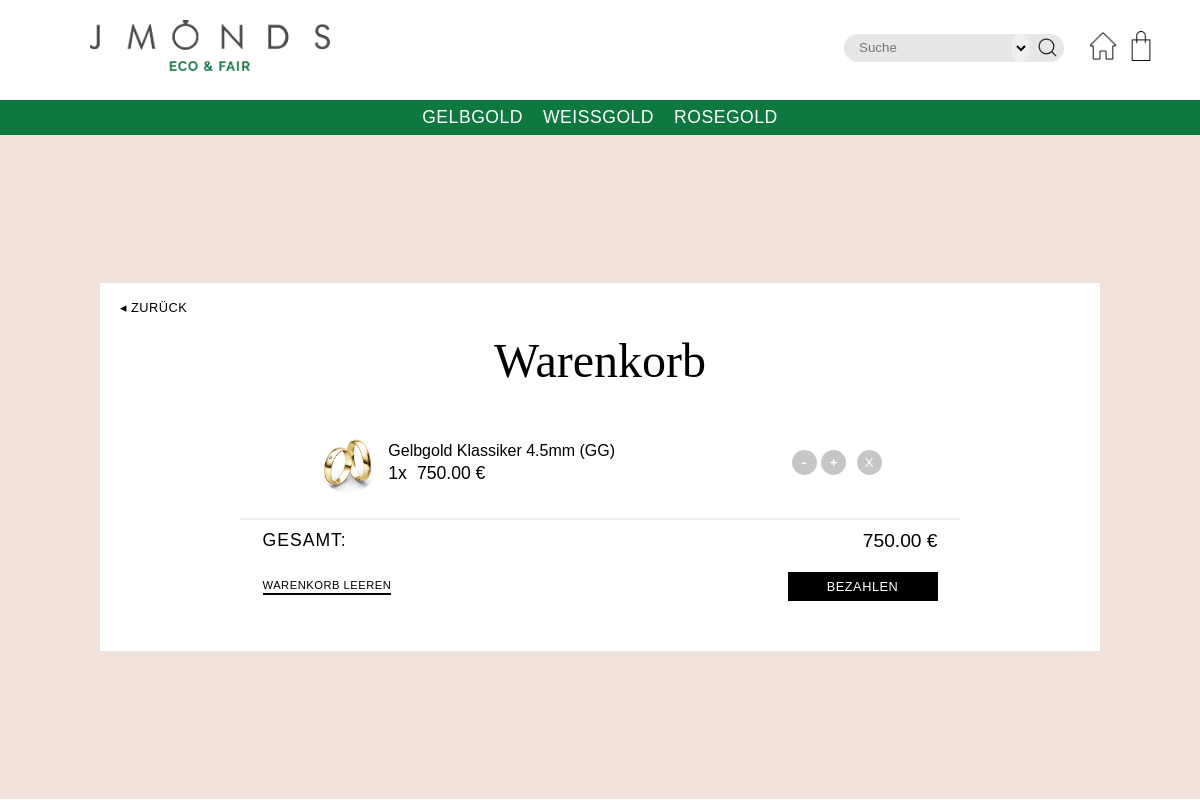
The page /cart/show/ (signed in) on the database as committed earlier.
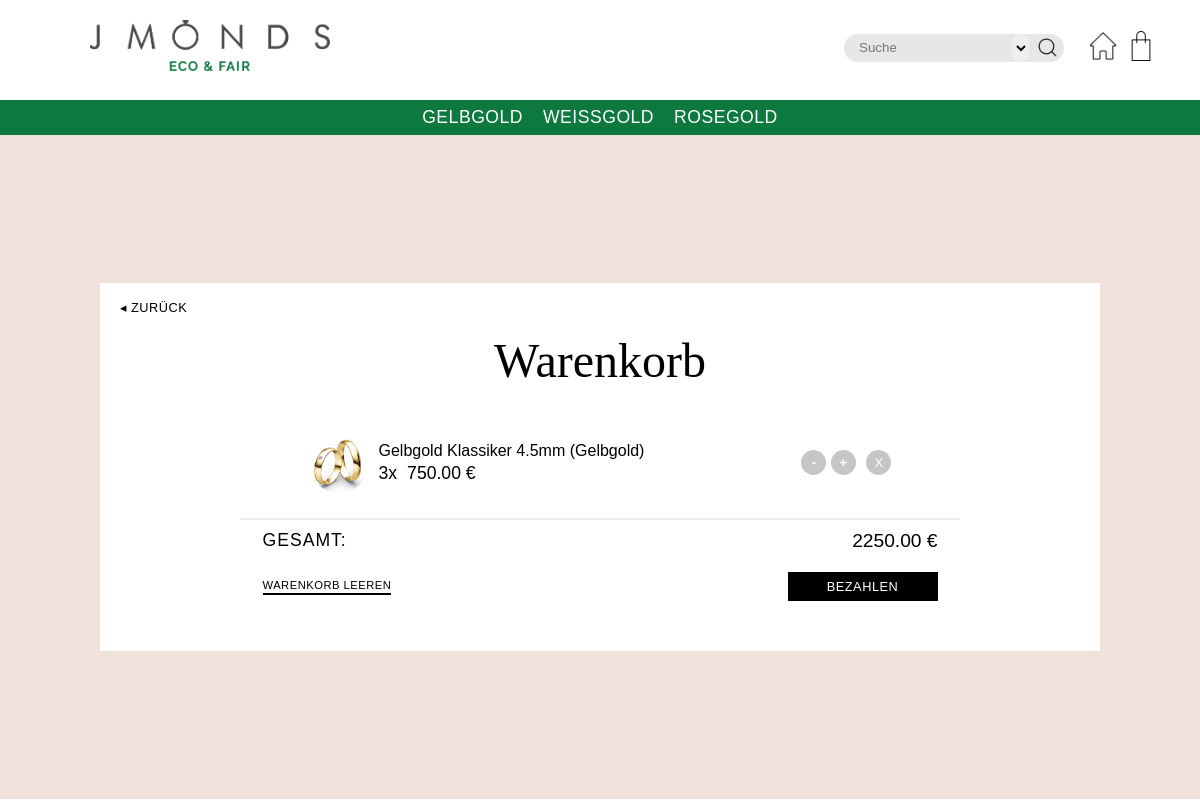
The same page on the database as committed later.
### Cart/models.py (models this page shows)
class CartItem(models.Model):
    product_id = models.IntegerField()
    product_name = models.CharField(max_length=1000)
    product_img_url = models.CharField(max_length=1000)
    price = models.DecimalField(decimal_places=2, max_digits=10)
    quantity = models.IntegerField(default=1)
    cart = models.ForeignKey(Cart, on_delete=models.CASCADE)

### Cart/views.py (the view)
# urls.py: path('show/', views.show_cart, name="cart-show"),
def show_cart(request):
    if request.method == 'POST':
        if request.POST.__contains__('search_input'):
            return search_script(request)
        if 'empty' in request.POST:
            if request.user.id is not None:
                Cart.objects.get(user_elem=request.user).delete()
            else:
                Cart.objects.get(user_ip=get_client_ip(request), user_elem=None).delete()
            context = {
                'cart_is_empty': True,
                'cart_items': None,
                'amount': 0.0
            }
            return render(request, 'cart.html', context)
        elif 'pay' in request.POST:
            return redirect('cart-pay')
        elif 'change_quantity_add' in request.POST:
            return change_quantity(request, True)
        elif 'change_quantity_rem' in request.POST:
            return change_quantity(request, False)
        elif 'remove_item' in request.POST:
            if request.user.id is not None:
                cart = Cart.objects.get(user_elem=request.user)
            else:
                cart = Cart.objects.get(user_ip=get_client_ip(request), user_elem=None)
            CartItem.objects.get(cart=cart, product_id=request.POST.get('remove_item')).delete()
            return redirect('cart-show')
    else:
        cart_is_empty = True
        cart_items = None
        total = Decimal(0.0)
        user_ip = get_client_ip(request)
        if request.user.id is None:
            carts = Cart.objects.filter(user_ip=user_ip, user_elem=None)
        else:
            cart_merge(request)
            carts = Cart.objects.filter(user_elem=request.user)
        if carts:
            cart = carts.first()
            cart_is_empty = len(CartItem.objects.filter(cart=cart)) <= 0
            cart_items = CartItem.objects.filter(cart=cart)
            total = cart.get_total()
        context = {
            'cart_is_empty': cart_is_empty,
            'cart_items': cart_items,
            'total': total
        }
        return render(request, 'cart.html', context)

### Cart/models.py (called while the page is built)
    def get_total(self):
        total = Decimal(0.0)
        cart_items = CartItem.objects.filter(cart=self)
        for elem in cart_items:
            total += elem.price * elem.quantity
        return total

### Cart/views.py (called while the page is built, shortened)
def cart_merge(request):
    if request.user.id is None:
        return
    account_cart = Cart.objects.filter(user_elem=request.user).first()
    ip_cart = Cart.objects.filter(user_ip=get_client_ip(request), user_elem=None).first()
    if account_cart is None and ip_cart is not None:
        account_cart = Cart.objects.create(user_elem=request.user, user_ip=get_client_ip(request))

### static/script/utility.py (called while the page is built)
def get_client_ip(request):
    x_forwarded_for = request.META.get('HTTP_X_FORWARDED_FOR')
    if x_forwarded_for:
        ip = x_forwarded_for.split(',')[0]
    else:
        ip = request.META.get('REMOTE_ADDR')
    return ip

### Cart/templates/cart.html (shortened to what this page needs)
{% extends 'base.html' %}
{% load static %}
{% block bodyContent %}
    <div id="mm-page">
        <div class="mm-page__inner-wrapper cart-page">
            <a class="tertiary-btn back-btn" href="{% url 'landing-page' %}">&#9666; Zurück</a>
            <h2>Warenkorb</h2>
            {% if cart_is_empty %}
                <p class="empty-cart-text">Ihr Warenkorb ist zurzeit leer.</p>
                <a href="{% url 'landing-page' %}" class="secondary-btn">Weiter shoppen</a>
            {% else %}
                <ul id="cart-container">
                    {% for item in cart_items %}
                        <li class="cart-elem">
                            <div>
                                <div class="product-img-wrapper">
                                    <img src="{% static item.product_img_url %}" alt="Produkt Bild">
                                </div>
                                <div class="product-info-wrapper">
                                    <a href="{% url 'ring_detail' pk=item.product_id %}" class="product-name">{{ item.product_name }}</a>
                                    <div class="product-quantity-price-wrapper">
                                        <p>{{ item.quantity }}x</p>
                                        <p>{{ item.price }} €</p>
                                    </div>
                                </div>
                            </div>
                            <div>
                                <div>
                                    <button class="cq_rem_btn" name="change_quantity_rem" value="{{ item.product_id }}">-</button>
                                    <button class="cq_add_btn" name="change_quantity_add" value="{{ item.product_id }}">+</button>
                                </div>
                                <div>
                                    <button class="remove_item_btn" name="remove_item" value="{{ item.product_id }}">X</button>
                                </div>
                            </div>
                        </li>
                    {% endfor %}
                </ul>
                <div class="cart-total-wrapper">
                    <h4>Gesamt:</h4>
                    <h4>{{ total }} €</h4>
                </div>
                <form method="POST" class="cart-final-btn-wrapper">
                    <button type="submit" name="empty" class="secondary-btn">Warenkorb leeren</button>
                    <button type="submit" name="pay" class="btn inverted">Bezahlen</button>
                </form>
            {% endif %}
        </div>
    </div>
{% endblock %}

### templates/base.html (shortened to what this page needs)
{% load static %}
<!DOCTYPE html>
<html lang="de" xmlns="http://www.w3.org/1999/html">
<head>
    <link href="https://unpkg.com/sanitize.css" rel="stylesheet">
    <link href="{% static "style/style.css" %}" rel="stylesheet">
    <link rel="stylesheet" href="https://use.typekit.net/jby6hqc.css">
</head>
<body>
<header>
    <div class="header__elem-wrapper banner-wrapper">
        <div>
           <a href="{%  url 'landing-page' %}"><img src="{% static "assets/logos/Jmonds_logo_ecoFair.png" %}" alt="JMONDS - Eco & Fair"></a>
        </div>
        <div class="elem-wrapper__icon-wrapper">
            <form id="search-container" method="POST">
                <select name="search-type" id="search-select">
                    <option value="default" selected>Name, SDK</option>
                </select>
                <input type="text" placeholder="Suche" name="search_input" id="searchbar">
                <button type="submit"><img src="{% static "assets/icons/search.png" %}" alt="Suchen"></button>
            </form>
            {% if user.is_authenticated %}
                {% block logged_in_content %}
                    <a href="{% url 'landing-page' %}"><img src="{% static "assets/icons/home.png" %}" alt="Profil"></a>
                {% endblock %}
            {% else %}
                {% block not_logged_in_content %}
                    <a href="{% url 'login' %}"><img src="{% static "assets/icons/user.png" %}" alt="Login"></a>
                {% endblock %}
            {% endif %}
            <a href="{% url 'cart-show' %}"><img src="{% static "assets/icons/shopping-bag.png" %}" alt="Cart"></a>
        </div>
    </div>
    <div class="header__navbar">
        <ul>
            <li><a href="{% url 'ring-list' query='Gelbgold' %}">Gelbgold</a></li>
            <li><a href="{% url 'ring-list' query='Weißgold' %}">Weißgold</a></li>
            <li><a href="{% url 'ring-list' query='Rosegold' %}">Rosegold</a></li>
        </ul>
    </div>
</header>
<main>
    {% block bodyContent %}Base Block{% endblock %}
</main>
</body>
</html>

Rows that differ between the two databases and show on the page:
removed CartItem: product_img_url (picture), product_name "Gelbgold Klassiker 4.5mm (GG)", quantity "1", price "750.00", {{ item.product_id }} 2 (drawn)
added CartItem: product_img_url (picture), product_name "Gelbgold Klassiker 4.5mm (Gelbgold)", quantity "3", price "750.00", {{ item.product_id }} 2 (drawn)
Other text that changed with them:
{{ total }}: "750.00" → "2250.00"
